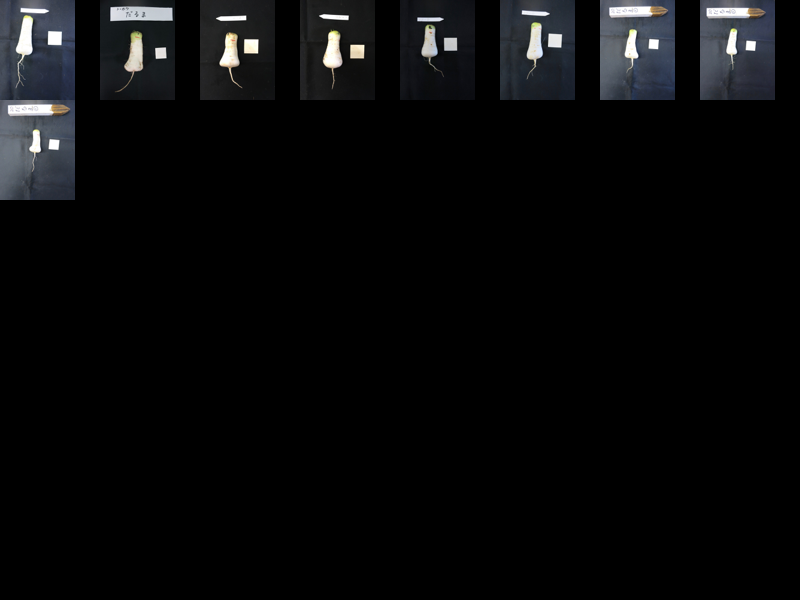
#> input picture 一軍/17ApicallyTHUM.png, 800 x 600 px; its folder holds only this picture in this run
$ jupyter execute 'ツール２w  -  GrabCutTool   インタラクティブな領域抽出ツール.ipynb'   (shell and % lines are left out)   (older library calls are emulated)
#> lines starting #> are read from the running program, lines starting #| are printed output that depends on the picture
#> the answer given: 一軍/17ApicallyTHUM.png
[cell 1]
'''
 *  最初に矩形で対象を囲み、Enter を押して下さい。初期切り出しが実行されます。
 * 　０　を押すと削除指定モードになります。不要な部分をマウスで適当になぞり、Enter を押すと
 　　　指定した領域に接続する類似領域が削除されます。
 * もし必要な領域が削除されてしまったら、１を押してその領域を指定し、Enterを押します。
 * 何も指定せずに何度か Enter を押すとゴミが消えることがあります。

 - 0 - 背景領域を指定。
 - 1 - 前景領域を指定。
 - 2 - 背景の割合の多い領域であるという指定。
 - 3 - 前景の割合の多い領域であるという指定。
 - 9 - ９０度回転
 - R - 初期化
 - S  - 結果の保存
 - ± - ブラシサイズを大きくする、小さくする
 - Enter  - セグメンテーションの実行
'''
import numpy as np
import math
import cv2
import sys

import tkinter
import tkinter.filedialog
import tkinter.messagebox

import os

# cv2.imread, cv2.imwrite の代替
def cv2imread(filename, mode=cv2.IMREAD_COLOR, dtype=np.uint8):
#> called with filename = '一軍/17ApicallyTHUM.png', mode = 1
    try:
        npread = np.fromfile(filename,dtype)
        img = cv2.imdecode(npread, mode)
#> img is the input picture: shape (600, 800, 3); mean B, G, R 10.3, 9.5, 9.1
        return img
    except Exception as e:
        print(e)
        return None

# [14 lines left out: function cv2imwrite, not called in this run]

root=tkinter.Tk()
root.withdraw()

BLUE = [255,0,0]        # rectangle color
RED = [0,0,255]         # PR BG
GREEN = [0,255,0]       # PR FG
MAGENTA = [255,0,255]    # sure BG
BLACK = [0,0,0]
WHITE = [255,255,255]   # sure FG
MINRECTSIZE = 400 # 領域指定とそうでない操作の切り分けのための矩形面積の下限

IMAGESIZE = 512  # 強制的に画像サイズをの数字以下に縮小する。

DRAW_BG = {'color' : MAGENTA, 'val' : 0}
DRAW_FG = {'color' : WHITE, 'val' : 1}
DRAW_PR_FG = {'color' : GREEN, 'val' : 3}
DRAW_PR_BG = {'color' : RED, 'val' : 2}

# filename = "horyou2c6k.jpg"
# filename = "yumiko.png"

def cutImage():
    global img,img2,orig,output,value,mask,shrinkN,filename, mouseCallBacker

    print( __doc__ )
    print("画像ファイルを選んで下さい")
    filename = readFilePath()

    #orig = getbase2img(cv2.imread(filename))  # 2のべき乗のサイズになるようパディング
    orig = cv2imread(filename)
    img = orig.copy()
    # img, shrinkN = shrink(img,size=512)   # 表示のため縦横いずれも512以下になるまで縮小
    img = resize(img, size=512)   # 表示のため縦横いずれも512以下になるまで縮小
    img2 = img.copy()                        # a copy of original image

    mask = np.zeros(img.shape[:2],np.uint8) # mask initialized to PR_BG
    output = np.zeros(img.shape,np.uint8)           # output image to be shown

    # input and output windows
    cv2.namedWindow('output')
    cv2.namedWindow('input')
    cv2.imshow('output',output)
    cv2.imshow('input', img)

    mouseCallBacker = myMouse('input')

    cv2.moveWindow('input',img.shape[1],90)

    # print(" マウスの左ドラッグで抽出対象を囲って下さい \n")

    do_keyEventLoop()

    cv2.destroyAllWindows()
    cv2.waitKey(1) # jupyter notebook の場合、destroyWindowの後に waitKey しないと終了できなくなる

[cell 2]
def do_keyEventLoop():
    global img,img2,output,value,mask, rect,frame_or_mask, mouseCallBacker
    # キーイベントループ
    while(1):

        k = cv2.waitKey(1) # 1milisecond 入力を受け付ける　　0にすると無限に待ってしまう

        if k == 27:         # 終了は ESC
            break

        elif k == ord('0'): # 背景領域の指定
            # print(" 背景領域を指定 \n")
            value = DRAW_BG
        elif k == ord('1'): # 対象の指定
            # print(" 切り出し対象領域を指定 \n")
            value = DRAW_FG
        elif k == ord('2'): # 背景かも知れない領域の指定
            # print(" 背景かも知れない領域の指定 \n")
            value = DRAW_PR_BG
        elif k == ord('3'): # 前景かもしれない領域の指定
            # print(" 前景かもしれない領域の指定 \n")
            value = DRAW_PR_FG

        elif k == ord('+'):
            mouseCallBacker.thicknessUp()

        elif k == ord('-'):
            mouseCallBacker.thicknessDown()

        elif k == ord('9'): # 90度回転
            # print(" 回転します\n")
            img = img.transpose(1,0,2)[::-1,:,:]
            img2=img2.transpose(1,0,2)[::-1,:,:]
            mask=mask.transpose(1,0)[::-1,:]
            output=output.transpose(1,0,2)[::-1,:,:]
            width , height = img.shape[1], img.shape[0]
            rect= (rect[1],height-rect[0]-rect[2],rect[3],rect[2])
            cv2.imshow('output',redmasked(output))
            cv2.imshow('input',img)

        elif k == ord('s'): # 画像の保存
            bar = np.zeros((img.shape[0],5,3),np.uint8)
            res = np.hstack((img2,bar,img,bar,output))

            print("抽出結果を保存するパスを選んで下さい（拡張子は不要）")
            savepath = saveFilePath()

            _ret,bw = cv2.threshold(cv2.cvtColor(output,cv2.COLOR_BGR2GRAY),127,255,cv2.THRESH_BINARY)
            alignedimg = rotateAndcut1(bw,ratio=4) # 主方向に合わせて回転した２値画像

            cv2imwrite(savepath+".png",output)
            cv2imwrite(savepath+"BW.png",alignedimg)

            cv2imwrite('grabcut_output.png',res)
            print("抽出結果は保存先:{}に、\n, それとは別に合成画像を grabcut_output.png に結果を保存しました.\n".format(savepath+".png"))

        elif k == ord('r'): # reset everything
            print("リセット \n")
            mouseCallBacker.init()
            img = img2 .copy()  # 画像を復元
            mask = np.zeros(img.shape[:2],np.uint8) # mask initialized to PR_BG
            output = np.zeros(img.shape,np.uint8)           # 出力画像用
            mouseCallBacker.thickness = 3

        elif k == 13 : #  Enter キー  セグメンテーションの実行
            # print("セグメンテーションの実行中。新しいメッセージが表示されるまでお待ち下さい。 \n")
            if (frame_or_mask == 0):         # grabcut with rect
                bgdmodel = np.zeros((1,65),np.float64)
                fgdmodel = np.zeros((1,65),np.float64)
                mask = mask.copy()
                cv2.grabCut(img2,mask,rect,bgdmodel,fgdmodel,1,cv2.GC_INIT_WITH_RECT)
                frame_or_mask = 1
            elif frame_or_mask == 1:         # grabcut with mask
                bgdmodel = np.zeros((1,65),np.float64)
                fgdmodel = np.zeros((1,65),np.float64)
                cv2.grabCut(img2,mask,rect,bgdmodel,fgdmodel,1,cv2.GC_INIT_WITH_MASK)
            # print(" 抽出がうまくいっていない場合は、手動でタッチアップしてから再度 N  を押して下さい。\n ０、２　背景領域の指定、１，３ 抽出対象領域の指定 \n")

        mask2 = np.where((mask==1) + (mask==3),255,0).astype('uint8')
        output = cv2.bitwise_and(img2,img2,mask=mask2)

[cell 3]
class myMouse:
    def __init__(self, windowname):
        self.init()
        cv2.setMouseCallback(windowname, self.callBack, None)

    def init(self):
        global value,mask,framing,framed,drawing,rect,frame_or_mask
        # setting up flags
        rect = (0,0,1,1)
        drawing = False         # 描画モードオン
        framing = False           # 選択枠設定中
        framed = False       # 枠設定は完了している
        frame_or_mask = 100      # flag for selecting rect or mask mode
        value = DRAW_FG         # drawing initialized to FG
        self.thickness = 3           # ブラシサイズ

    def thicknessUp(self):
        self.thickness +=1

    def thicknessDown(self):
        if self.thickness > 0:
            self.thickness -=1

    # [33 lines left out: function callBack, not called in this run]

[cell 4]
# 画像サイズの縦か横の大きい方が指定サイズになるようにリサイズする。
def resize(img, size=512):
#> called with size = 512
    maxsize = np.max(np.array(img.shape[:2]))
#> maxsize = 800
    height = size*img.shape[0]//maxsize
#> height = 384
    width = size*img.shape[1]//maxsize
#> width = 512
    output = np.zeros((height+40, width+40,3),np.uint8)
    output[20:20+height,20:20+width]=cv2.resize(img,(width,height))
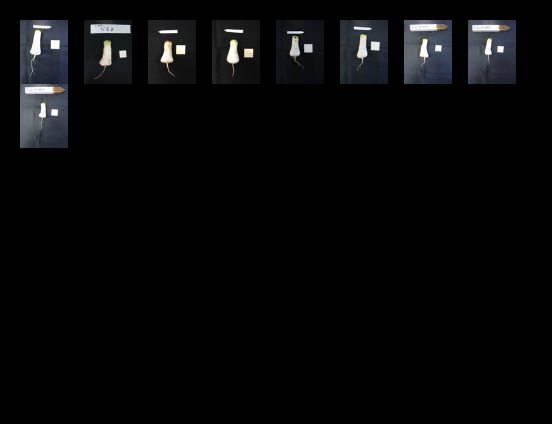
#> output: shape (424, 552, 3); mean B, G, R 8.7, 8, 7.6
    return output

# [11 lines left out: function redmasked, not called in this run]

[cell 5]
# 余分なマージンをカットする関数
# 余分なマージンをカットした画像を返す関数． オブジェクトサイズ/ratio だけマージンを残す
# 対象とする画像はシルエットが白のシルエット画像に限定
# [8 lines left out: function cutmargin, not called in this run]

#  使用例
'''
# グレイ画像の場合，もしくは結果をグレー化したい場合
src = cv2imread(imgfile,0)
cutimg = cutmargin(src, ratio=4)
plotimg(cutimg)
'''

# [29 lines left out: functions imagerotation, rotateAndcut1, not called in this run]

[cell 6]
import tkinter
import tkinter.filedialog
import tkinter.messagebox
root=tkinter.Tk()
root.withdraw()

def readFilePath():
    fTyp=[('画像ファイルの選択',['jpg','png'])]
    filename=tkinter.filedialog.askopenfilename(filetypes=fTyp,initialdir = './一軍')
    print("処理対象ファイル",filename)
    return filename

def saveFilePath():
    filename = tkinter.filedialog.asksaveasfilename()
    return filename

[cell 7]
cutImage()
#> (key Esc is pressed here)

$ run again, on 一軍/17HornTHUM.png
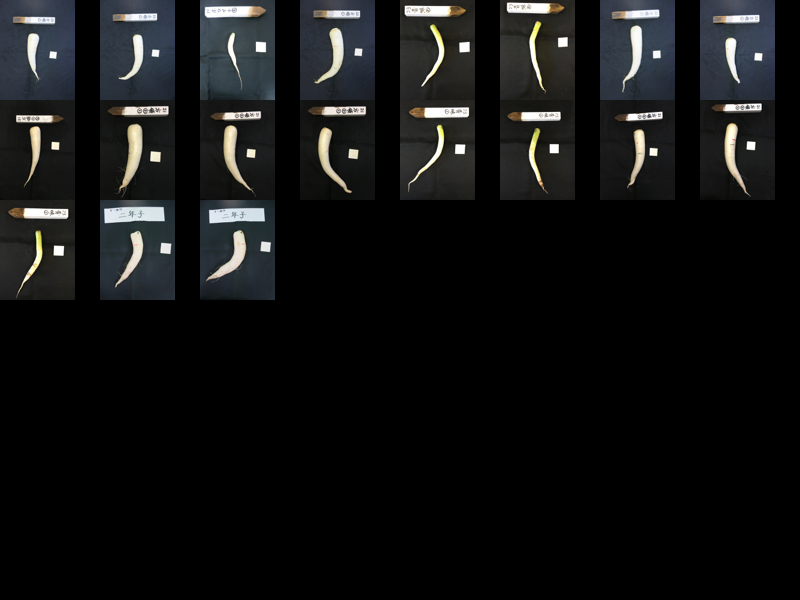
#> input picture 一軍/17HornTHUM.png, 800 x 600 px
#> in cv2imread, img is the input picture: shape (600, 800, 3); mean B, G, R 18.7, 18.5, 17.7
#> in resize, `output[20:20+height,20:20+width]=cv2.resize(img,(width,height))`:
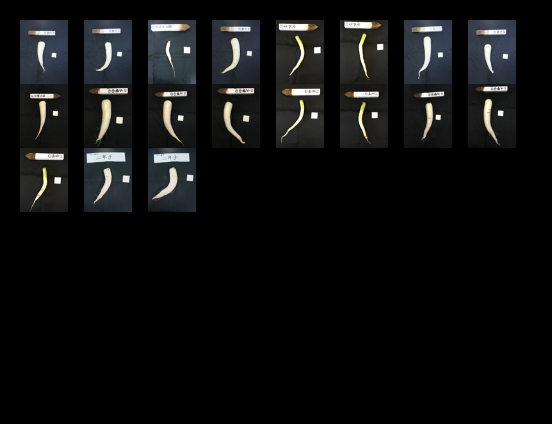
#> output: shape (424, 552, 3); mean B, G, R 15.6, 15.5, 14.9

$ run again, on 一軍/17Inv_triTHUM.png
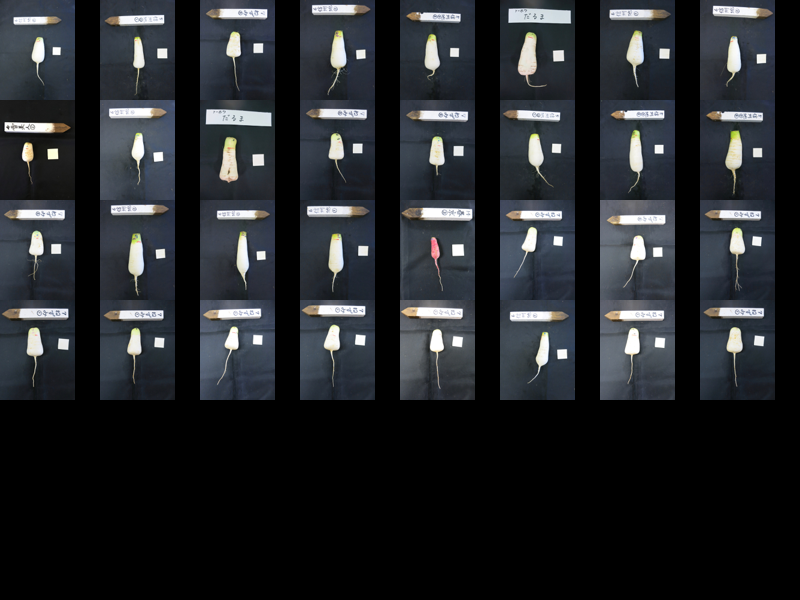
#> input picture 一軍/17Inv_triTHUM.png, 800 x 600 px
#> in cv2imread, img is the input picture: shape (600, 800, 3); mean B, G, R 41.6, 38.2, 35.6
#> in resize, `output[20:20+height,20:20+width]=cv2.resize(img,(width,height))`:
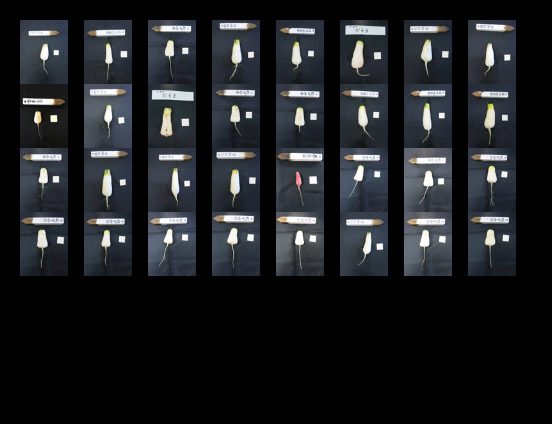
#> output: shape (424, 552, 3); mean B, G, R 34.9, 32.1, 29.8

$ run again, on 一軍/17SphericTHUM.png
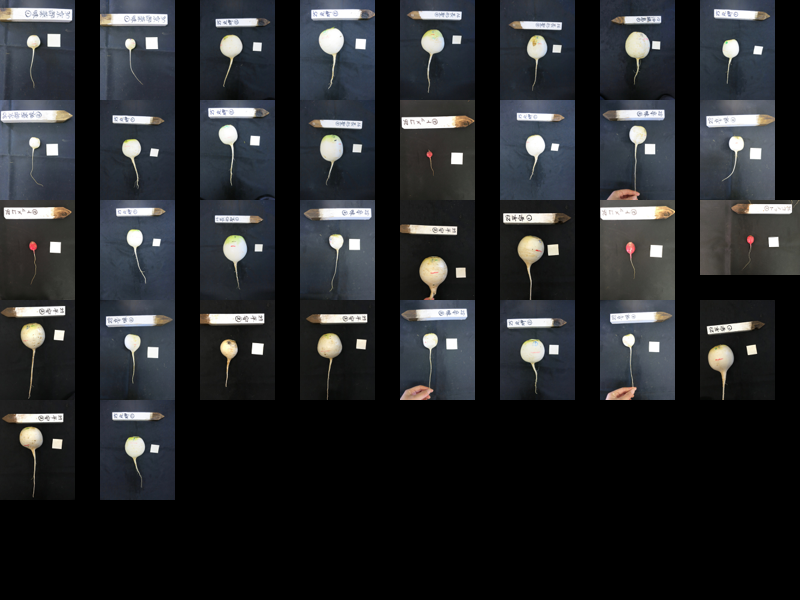
#> input picture 一軍/17SphericTHUM.png, 800 x 600 px
#> in cv2imread, img is the input picture: shape (600, 800, 3); mean B, G, R 41.8, 39.5, 37.7
#> in resize, `output[20:20+height,20:20+width]=cv2.resize(img,(width,height))`:
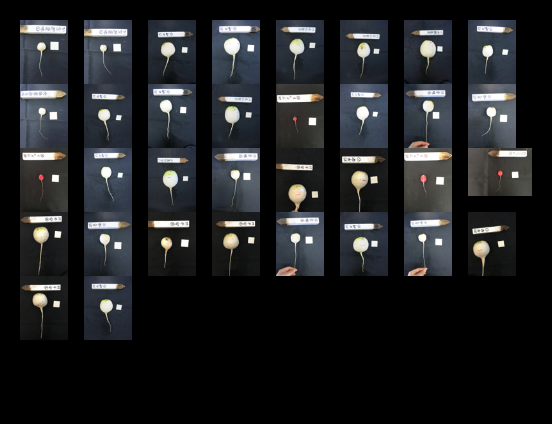
#> output: shape (424, 552, 3); mean B, G, R 35.1, 33.2, 31.6

$ run again, on 一軍/17Conv_triTHUM.png
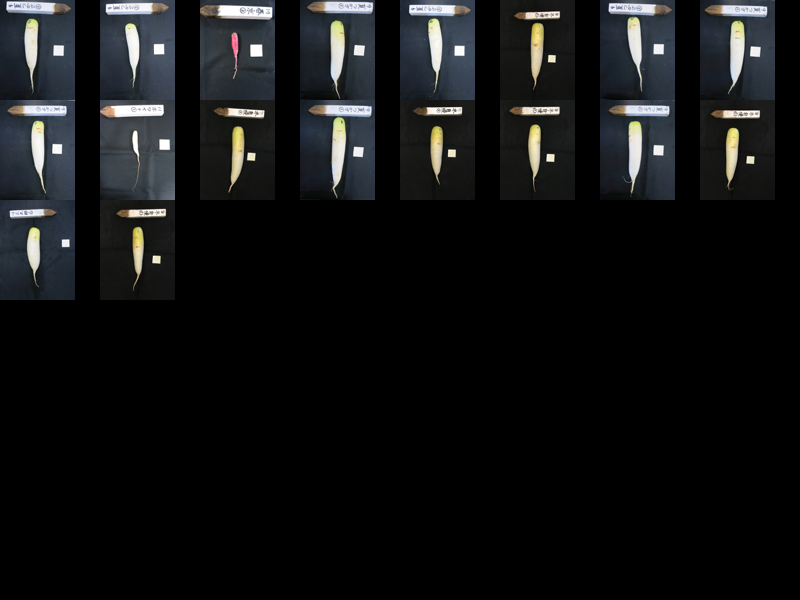
#> input picture 一軍/17Conv_triTHUM.png, 800 x 600 px
#> in cv2imread, img is the input picture: shape (600, 800, 3); mean B, G, R 19.3, 18.7, 17.6
#> in resize, `output[20:20+height,20:20+width]=cv2.resize(img,(width,height))`:
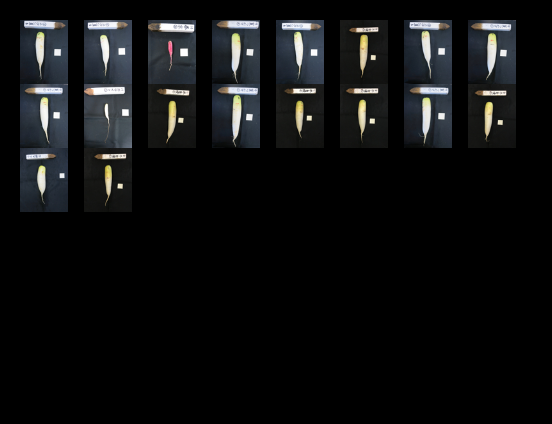
#> output: shape (424, 552, 3); mean B, G, R 16.2, 15.6, 14.8
